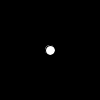
Frame 1 (no input)
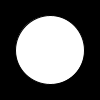
Frame 60 (the mouse pressed at the canvas centre just before this capture)
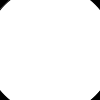
Frame 120 (the mouse held since frame 60 and released just before this capture)

The Processing sketch that drew these frames (run headless with seeded random() and noise(); from frame 60 on, the mouse is pressed at the canvas centre):

// Processing sketch: sketch_00_variable
// ── sketch_00_variable.pde
//THIS IS JAVA

//This is a global variable, it exists everywhere in your sketch
int diameter = 0;

void setup()
{
  
  //setup is a function and it is called just once at the beginning of a program
  diameter = 10;
}

void draw()
{
  //the draw function is called at every frame, and at every frame the program follower exectutes each line
  background(0);
  println(diameter);
  ellipse(width/2,height/2,diameter,diameter);
  diameter = diameter + 1;
}
